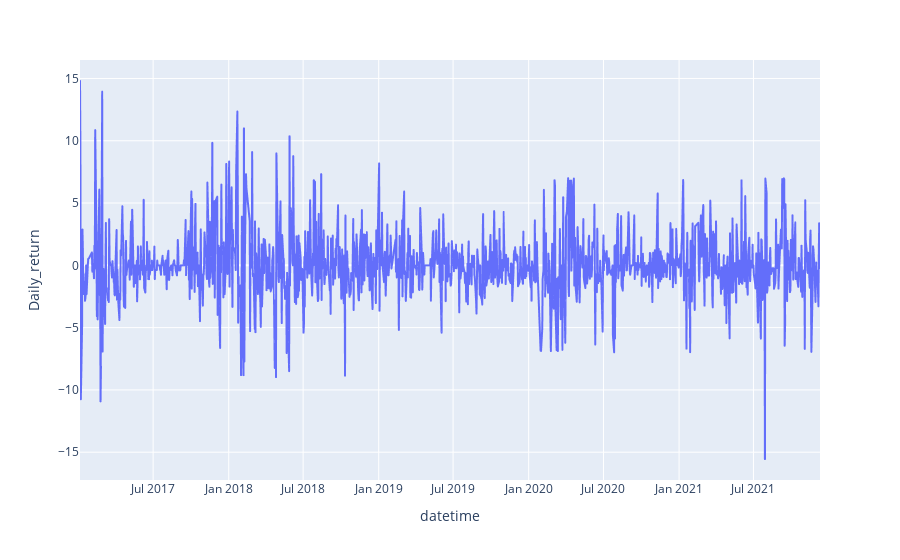

The cell this chart's notebook holds for it:
### Code cell
fig = go.Figure()
px.line(df, x='datetime', y='Daily_return', labels={'x':'Date', 'y':'Daily_Return_%'})

### Figure 1 — Plotly figure (JSON) as saved in the notebook; plotly's stock layout.template omitted (floating-point values rounded to 4 significant figures; data arrays with more than 128 entries replaced by an {"elided": "..."} marker saying what was removed)
{"data": [{"hovertemplate": "datetime=%{x}<br>Daily_return=%{y}<extra></extra>", "legendgroup": "", "line": {"color": "#636efa", "dash": "solid"}, "mode": "lines", "name": "", "showlegend": false, "type": "scattergl", "x": {"elided": "1236 str values"}, "xaxis": "x", "y": {"elided": "1236 float values"}, "yaxis": "y"}], "layout": {"legend": {"tracegroupgap": 0}, "margin": {"t": 60}, "xaxis": {"anchor": "y", "domain": [0, 1], "title": {"text": "datetime"}}, "yaxis": {"anchor": "x", "domain": [0, 1], "title": {"text": "Daily_return"}}}}
